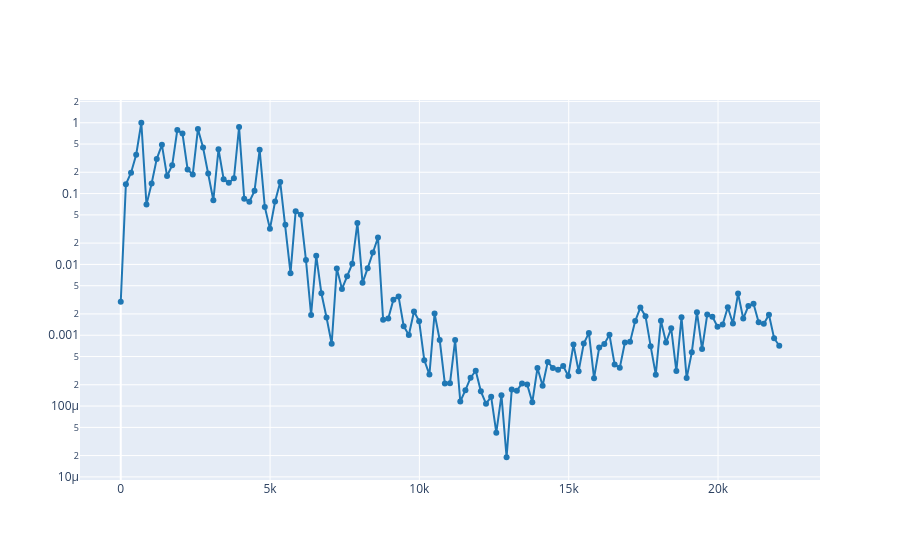

Write notebook code for a chart like this one.
### Markdown cell above
We can plot the spectrum (one slice of the spectrogram) of the signal at an specific time using the `plot_spectrum_at` function. For instance, we can see the spectrum of the signal at the 0.5 seconds:

### Code cell
ff, tt, Sxx = spectrogram(ref, fs) #Calculem l'espectrograma del senyal d'àudio ref amb freq de mostreig fs

plot_spectrum_at(ff, tt, Sxx, time = 0.5) #Mostrem l'espectre a t=0.5

### Figure 1 — Plotly figure (JSON) as saved in the notebook; plotly's stock layout.template omitted (floating-point values rounded to 4 significant figures; data arrays with more than 128 entries replaced by an {"elided": "..."} marker saying what was removed)
{"data": [{"line": {"color": "#1f77b4", "shape": "linear"}, "mode": "lines+markers", "type": "scatter", "x": {"elided": "129 float values"}, "y": {"elided": "129 float values"}}], "layout": {"yaxis": {"type": "log"}}}
